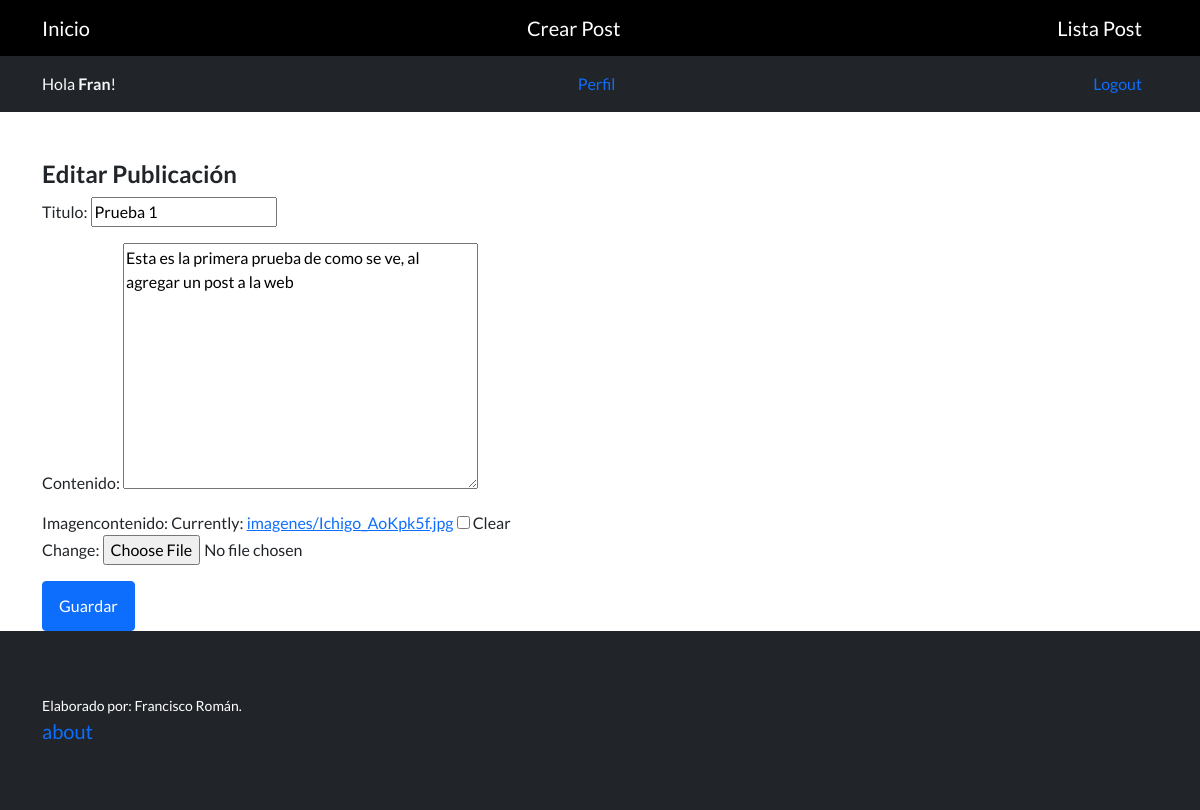
Screenshot of /PublicacionUpdate/11 (signed in) with the database file from the repository.
### App_control/models.py (models this page shows, shortened)
class Publicacion(models.Model):
    usuario = models.ForeignKey(User, on_delete=models.CASCADE, null=True, blank=True)
    titulo = models.CharField(max_length=200)
    contenido = models.TextField(null=True, blank=True)
    fechaPublicacion = models.DateTimeField(auto_now_add=True)
    imagencontenido = models.ImageField(null=True, blank=True, upload_to="imagenes/")
    class Meta:
        ordering = ['usuario', '-fechaPublicacion']

### App_control/views.py (the view, shortened to what this page needs)
# urls.py: path('PublicacionUpdate/<int:pk>', PublicacionUpdate.as_view(), name='UpdatePost'),
class PublicacionUpdate(LoginRequiredMixin, UpdateView):
    model = Publicacion
    fields = ('titulo', 'contenido', 'imagencontenido')
    template_name= 'App_control/PublicacionUpdate.html'

### App_control/templates/App_control/PublicacionUpdate.html
{% extends 'App_control/base.html' %}
{% block content %}
<br>
<br>
{% if user.id == publicacion.usuario.id %}
<div class="container">
    <h4>Editar Publicación</h4>
</div>
<div class="container">
    <div class="form-group">
        <form method="post" enctype="multipart/form-data">{% csrf_token %}
        {{ form.as_p }}
        <button type="submit" class="btn btn-primary">Guardar</button>
        </form>
    </div>
</div>
{% else %}
<div class="container">
<h4>No tienes acceso a esta pagina!</h4>
</div>
{% endif %}
{% endblock %}

### App_control/templates/App_control/base.html (shortened to what this page needs)
{% load static %}
<!DOCTYPE html>
<html lang="en">
    <head>
        <link href="https://cdn.jsdelivr.net/npm/bootstrap-icons@1.5.0/font/bootstrap-icons.css" rel="stylesheet" type="text/css" />
        <link href="{% static 'css/styles.css' %}" rel="stylesheet" />
    </head>
    <body>
        <nav class="navbar navbar-dark bg-black static-top">
            <div class="container">
                <a class="navbar-brand" href="{% url 'base' %}">Inicio</a>
                <a class="navbar-brand" href="{% url 'CrearPost' %}">Crear Post</a>
                <a class="navbar-brand" href="{% url 'ListaPost' %}">Lista Post</a>
            </div>
        </nav>
        <nav class="navbar navbar-black bg-dark static-top">
          <div class="container">
            {% if request.user.is_authenticated %}
              <span class="text-light"> Hola <strong>{{request.user.first_name}}</strong>!</span>
              <a class="nav-link" href="{% url 'editar_perfil' %}"><span class="text-primary">Perfil</span></a>
              <a class="nav-link" href="{% url 'logout' %}"><span class="text-primary">Logout</span></a>
            {% else %}
              <a class="nav-link" href="{% url 'login' %}"><span class="text-primary">Login</span></a>
              <a class="nav-link" href="{% url 'registro' %}"><span class="text-primary">Registrate</span></a>
            {% endif %}
          </div>
      </nav>
        {% block content %}{% endblock %}
        <footer class="footer bg-dark">
            <div class="container">
                <div class="row">
                    <div class="col-lg-6 h-100 text-center text-lg-start my-auto">
                        <p class="text-white small mb-4 mb-lg-0">Elaborado por:    Francisco Román.</p>
                        <a class="navbar-brand" href="{% url 'about'  %}">about</a>
                    </div>
                </div>
            </div>
        </footer>
    </body>
</html>

### rows the page displays
Publicacion: titulo "Prueba 1", contenido "Esta es la primera prueba de como se ve, al agregar un post a la web"

### other values shown
{{ request.user.first_name }} "Fran"
